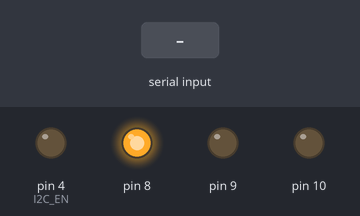
Bench run of a sketch on a simulated Arduino Uno, built with avr-gcc and run on an emulated ATmega328P. Parts: output pins drawn as LEDs (lit = HIGH). The test bench sets the inputs (shaded band). What the sketch prints to the serial monitor is not drawn.

Above: at 1.2 s.
1.3 s: "90,45\n" received over Serial
2.8 s: "0\n" received over Serial
Timing chart, 0 to 5.8 s (numbered marks = the images above; inputs shaded):
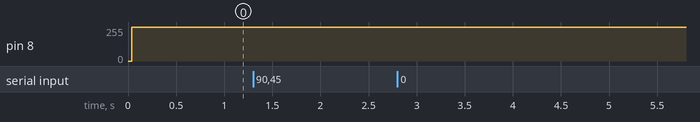

Measured:
- after the input at 2.8 s, every drawn part: stays the same

The sketch:

sketch.ino
```cpp
#include <SPI.h>
#include <stdint.h>
#include <Wire.h>

#include "command.h"
#define VERSION 1.0
// set up the speed, data order and data mode

#define SSS_LED 10
#define I2C_EN 4
#define UART_REC_LEN 32
char uartStringAlloc[UART_REC_LEN];
command_state_t cmdState;

// the setup function runs once when you press reset or power the board
void setup() {
  // initialize digital pin LED_BUILTIN as an output.
  pinMode(8, OUTPUT);
  pinMode(9, OUTPUT);
  pinMode(10, OUTPUT);
  pinMode(I2C_EN, OUTPUT);

    cmdState.uartString = uartStringAlloc;
  SPI.begin();
  Serial.begin(115200);
  Serial.println("HELLO WORLD!");
      Wire.begin(8);                // join i2c bus with address #8
  Wire.onRequest(requestEvent); // register event
  registerUartCmd(&setADC,'a',"set ADC value for current channel","0-1023");
    registerUartCmd(&setChannel,'c',"set ADC channel","0-7");
    registerUartCmd(&debug,'t',"debug","0-7");


  //255 = 2x gain on all output buffer, divide 2.5 reference by 1. I.e, max output =5V
  sendDacCmd(0x04,0,0x00ff);


    for(int i=0;i<7;i++){
    setVoltage(2.0,i);
    }

  Serial.println("HELLO WORLD2 !");
}


void printVar(char * msg, int val) {
  Serial.print(msg);
  Serial.println(val);
}
int debug(int arg) {
  Serial.println(arg);
  }

int currentChannel=0;
/*UART COMMAND CALLBACKS*/
int setChannel(int arg) {
  currentChannel=arg;
  return 9001;
  }
int setADC(int arg) {
  currentChannel++;
  Serial.print(currentChannel);
  Serial.print(" to ");

    Serial.println(arg);
  uint32_t val=((uint32_t)arg)<<2;//The DAC blanks the two LSB for the 14-bit model
  setRawAdcVoltage(val,currentChannel);
  return 1;
  }


void enableI2C_Buffer(int state){
  //Active high en pin
  digitalWrite(I2C_EN,state);
}


void sendDacCmd(uint32_t addr, uint32_t rw, uint32_t data) {
  digitalWrite(8, LOW);
  SPISettings settingsA(1600000, MSBFIRST, SPI_MODE1);
  SPI.beginTransaction(settingsA);

  uint32_t dac_cmd = ((0x1 & rw) << 23) | ((addr & 0xf) << 16) | data & 0xffff;

  uint8_t * cmd;
  cmd = ( unsigned char*)&dac_cmd;
  SPI.transfer(cmd[2]);
  SPI.transfer(cmd[1]);
  SPI.transfer(cmd[0]);
  SPI.endTransaction();
  digitalWrite(8, HIGH);
}


void receiveDacData(uint16_t * data) {
  SPISettings settingsA(1600000, MSBFIRST, SPI_MODE1);
  SPI.beginTransaction(settingsA);
  delay(1);
  digitalWrite(8, LOW);

  int a = 0;
  delay(12);
  uint8_t *rec = (uint8_t*)data;

  //Echo byte ie. 24:16
  SPI.transfer(0);
  //15:8
  rec[1] = SPI.transfer(0);
  //7:0
  rec[0] = SPI.transfer(0);
  SPI.endTransaction();
  digitalWrite(8, HIGH);


}
void setRawAdcVoltage(uint32_t adcVal,int channel){
    sendDacCmd(0b1000+channel,0,adcVal);
    //printVar("dac set to",adcVal);
    //printVar("or channel",channel);

    }

void setVoltage(double voltage,int channel){
  int val=(int)(voltage*6553.6f)*2;
  sendDacCmd(0b1000+channel,0,val<<2);
  }


// the loop function runs over and over again forever

int idle=0;
int firstTimeNotIdle=0;
void loop() {

  checkUart(&cmdState);


 delay(1);

}


void requestEvent() {
  Wire.write("hello "); // respond with message of 6 bytes
  // as expected by master
}
```

command.h
```cpp
#ifndef COMMAND_HEADER_FILE
#define COMMAND_HEADER_FILE

#define ERR_NOT_CMD -100
#define MAX_NUM_UART_CMDS 16

typedef struct{
  int uartEvent;
  char * uartString;
  char * recPtr;
}command_state_t;


typedef struct{
  int (*callback)(int);
  char cmdTrigger;
  char help[16];
  char arg[16];
}command_t;


int receiveCommands(command_state_t * cmdState);

#endif
```

command.ino
```cpp
#include "command.h"


int receiveCommands(command_state_t * cmdState){
  checkUart(cmdState);
}


command_t commands[MAX_NUM_UART_CMDS]={0};

int numRegisteredCmds(){
  for (int i = 0; i < MAX_NUM_UART_CMDS; i++) {

    if(commands[i].cmdTrigger==0)
      return i;
  }
  return -1;
}

int testIfTriggerCmd(char cmd,int arg){
  int ret=ERR_NOT_CMD;
  for (int i = 0; i < numRegisteredCmds(); i++) {
    if(commands[i].cmdTrigger==cmd){

      ret=(commands[i].callback)(arg);
    }
  }
  return ret;
}

void registerUartCmd(int (*callback)(int),char cmdChar,char * help,char * arg){

  command_t cmd={callback,cmdChar,help};
  strcpy(cmd.help,help);
  strcpy(cmd.arg,arg);
  commands[numRegisteredCmds()]=cmd;

}
void multiprint(char c, int times){
  for (int i = 0; i < times; ++i) {
    Serial.print(c);
  }
  Serial.print("\n");
}
void printUsage(){
  Serial.println("================== USAGE ====================");

  Serial.println("CMD~\tDESC~\t\tARGS~");


  for (int i = 0; i < numRegisteredCmds(); i++){
    Serial.print(commands[i].cmdTrigger);
    Serial.print("\t");
    Serial.print(commands[i].help);
    Serial.print("\t");
    Serial.println(commands[i].arg);
  }
  multiprint('-',46);
  Serial.print("Version ");
  Serial.print(VERSION);
  Serial.print(" Build date ");
  Serial.print(__DATE__);
  Serial.print(" ");
  Serial.println(__TIME__);

  multiprint('-',46);
}

static void checkUart(command_state_t * cmdState){

  if(cmdState->uartEvent){
    int ret=testIfTriggerCmd(cmdState->uartString[0],atoi(&cmdState->uartString[1]));
    if(ret==ERR_NOT_CMD){
      Serial.println("Not a valid command! Valid commands are:");
      printUsage();
    }else if(ret<0){
      printVar("Something went wrong! error code: ",ret);
    }else{
      Serial.println("OK!");
    }
      /*We could theoretically miss a event during this handling, hence*/
    cmdState->uartEvent=0;
    serialEvent();
  }
}

void serialEvent() {
  while (Serial.available()&&(!cmdState.uartEvent)) {
    char c = (char)Serial.read();
    if(c=='\n'){
      *cmdState.recPtr++='\0';
      cmdState.recPtr=cmdState.uartString;
      cmdState.uartEvent=1;
    }else{
      *cmdState.recPtr++=c;
    }
  }
}
```
